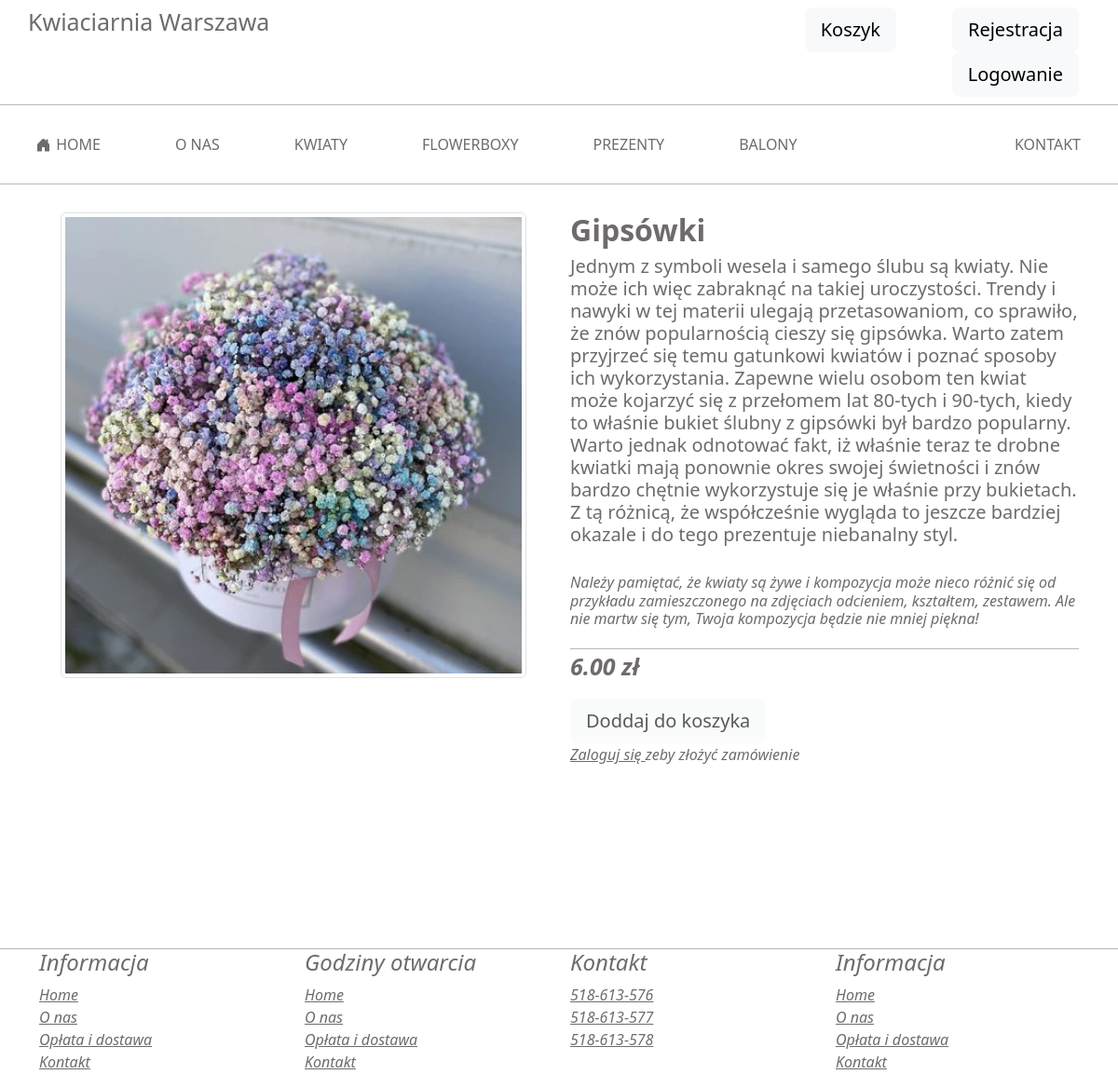
/Kwiaciarnia/towarszczegoly.php?id=2, run on the app's committed database.
### tables this page shows
CREATE TABLE `article` (
  `id_article` int NOT NULL,
  `article_name` varchar(30) NOT NULL,
  `amount` int NOT NULL,
  `price` decimal(10,2) NOT NULL,
  `img` varchar(30) NOT NULL,
  `opis` text NOT NULL
);

### Kwiaciarnia/towarszczegoly.php (the view, shortened to what this page needs)
<!doctype html>
<html lang='en'>
<head>
    <link rel='stylesheet' href='styles.css'>
</head>
<body>
    <?php require('phpcode/header.php')?>
    <?php
    $host = 'localhost';
    $db   = 'flowershop';
    $user = 'root';
    $pass = '';
    $charset = 'utf8';
    $dsn = "mysql:host=$host;dbname=$db;charset=$charset";
    try{
        $pdo =new PDO($dsn, $user, $pass);
        $pdo->setAttribute(PDO::ATTR_ERRMODE, PDO::ERRMODE_EXCEPTION);
    }
    catch(PDOException $e){
        echo "Connection failed: " . $e->getMessage();
    }
    $a=$_GET["id"];
    $result = $pdo->query("SELECT * FROM article where id_article=$a");
        $dane=$result->fetch();
            ?>
            <div class='container'>
                <div class='row'>
                    <div class='col opis'>
                        <img src='img/<?= $dane['img']?>' class='imgmaxwidth550 img-fluid img-thumbnail mx-auto d-block ' alt='$article'>
                    </div>
                    <div class='col opis'>
                        <h2><strong><?= $dane['article_name']?></strong></h2>
                        <h5><?= $dane['opis']?></h5>
                        <h6 class='opis'><em>Należy pamiętać, że kwiaty są żywe i kompozycja może nieco różnić się od przykładu zamieszczonego na zdjęciach odcieniem, kształtem, zestawem. Ale nie martw się tym, Twoja kompozycja będzie nie mniej piękna!</en></h6>
                        <p class='cena'><strong><?= $dane['price']?> zł</strong></p>
                        <form action='/dodajdokoszyka.php?id=<?= $dane['id_article']?>' method='post'>
                            <?php if (isset($_COOKIE['id'])) { ?>
                                <button type='submit' class='btn btn-light'>Doddaj do koszyka</button>
                            <?php }
                             else { ?>
                                <button class="btn btn-light btn-lg" title="Disabled button" disabled>Doddaj do koszyka</button>
                                <p><a id="logowanie "href="logowanie.php">Zaloguj się  </a>zeby złożyć zamówienie</p>
                        <?php } ?>
                        </form>
                    </div>
                </div>
            </div>
<?php require("phpcode/footer.php")
?>
</body>
</html>

### Kwiaciarnia/styles.css (style rules this page uses)
body { background-color: #ffffff; color:rgb(111, 107, 107); }
a { color:rgb(111, 107, 107); }
h2 { font-size: 32px; }
.cena { font-size: 25px; margin-top: 22px; border-top: 1px solid rgb(59, 59, 82, 0.37); }
.col h6 { margin-top:30px; }
.opis { margin-top: 30px; }
.imgmaxwidth550 { width: 500px; height: 500px; }

### data on the page
article: img (picture), article_name "Gipsówki", opis "Jednym z symboli wesela i samego ślubu są kwiaty. Nie może ich więc zabraknąć na takiej uroczystości. Trendy i nawyki w tej materii ulegają przetasowaniom, co sprawiło, że znów popularnością cieszy się gipsówka. Warto zatem przyjrzeć się temu gatunkowi kwiatów i poznać sposoby ich wykorzystania. Zapewne wielu osobom ten kwiat może kojarzyć się z przełomem lat 80-tych i 90-tych, kiedy to właśnie bukiet ślubny z gipsówki był bardzo popularny. Warto jednak odnotować fakt, iż właśnie teraz te drobne kwiatki mają ponownie okres swojej świetności i znów bardzo chętnie wykorzystuje się je właśnie przy bukietach. Z tą różnicą, że współcześnie wygląda to jeszcze bardziej okazale i do tego prezentuje…", price "6.00"
